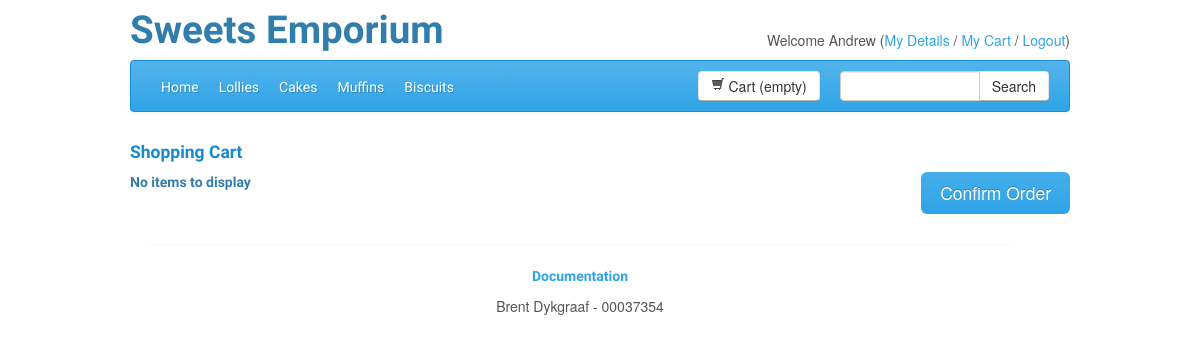
Page /index.php?s=orderview&p=cart (signed in) on the earlier database version.
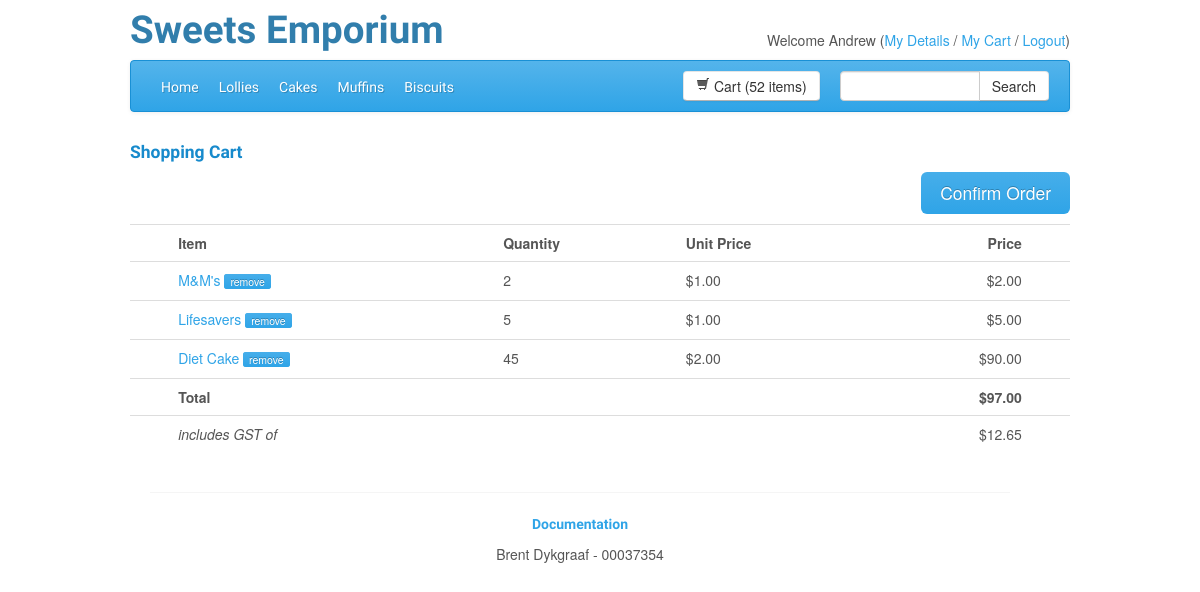
Same page on the later database version.
### tables this page shows
CREATE TABLE IF NOT EXISTS `orderitems` (
  `orderId` int(11) NOT NULL,
  `productId` int(11) NOT NULL,
  `quantity` int(11) NOT NULL,
  `price` decimal(10,2) NOT NULL,
  PRIMARY KEY (`orderId`,`productId`),
  FOREIGN KEY (`orderId`) REFERENCES orders(`orderId`),
  FOREIGN KEY (`productId`) REFERENCES products(`productId`)
);

CREATE TABLE IF NOT EXISTS `products` (
  `productId` int(11) NOT NULL AUTO_INCREMENT,
  `categoryId` int(11) NOT NULL,
  `name` text NOT NULL,
  `description` longtext NOT NULL,
  `weight` int(11) NOT NULL,
  `stock` int(11) NOT NULL,
  `price` decimal(10,2) NOT NULL,
  PRIMARY KEY (`productId`),
  FOREIGN KEY (`categoryId`) REFERENCES categories(`categoryId`)
);

### index.php (called while the page is built, shortened)
<?php
$viewData = array();
include 'application/includes/startup.php';
$layout = new Layout($viewData);
$layout->display();
?>

### application/src/Order.php (called while the page is built, shortened)
<?php
class Order {
	private $orderID;
	private $userID;
	private $itemList;
	private $dbConnection;
	public function __construct($orderID, $dbConnection){
		$this->orderID = $orderID;
		$this->dbConnection = $dbConnection;
		$this->getItemList();
	}
	public function save(){
		if ($this->orderID){
			$query = "UPDATE orders SET `orderId`='".mysqli_real_escape_string($this->dbConnection, $this->getOrderID());
			$query .= "',`userId`='".mysqli_real_escape_string($this->dbConnection, $this->getUserID());
			$query .= "',`deliveryDate`='".mysqli_real_escape_string($this->dbConnection, $this->getDeliveryDate());
			$query .= "',`status`='".mysqli_real_escape_string($this->dbConnection, $this->getStatus());
			$query .= "' WHERE `orderId`='".mysqli_real_escape_string($this->dbConnection, $this->getOrderID())."'";
			return (mysqli_query($this->dbConnection, $query)) ? $this->getOrderID() : "failure";
		} else {
			if ($this->getUserID()){
				$query = "SELECT orderId FROM orders WHERE userId='".mysqli_real_escape_string($this->dbConnection, $this->getUserID())."' AND status='Pending'";
				$result = mysqli_query($this->dbConnection, $query);
				if ($result->num_rows > 0){
					$row = $result->fetch_row();
					$this->orderID = $row[0];
					return $this->orderID;
				} else {
					$query = "INSERT INTO orders (`userId`,`status`) VALUES ('".mysqli_real_escape_string($this->dbConnection, $this->userID)."','Pending')";
					if (mysqli_query($this->dbConnection, $query)){
						$this->orderID = mysqli_insert_id($this->dbConnection);
						return $this->orderID;
					} else {
						return "failure";
					}
				}
			}
		}
	}
	public function getNumberOfItems(){
		$total = 0;
		foreach($this->getItemList() as $lineItem){
			$total += $lineItem->getQuantity();
		}
		return $total;
	}
	public function getTotalCost(){
		$total = 0;
		foreach($this->getItemList() as $lineItem){
			$total += $lineItem->getQuantity()*$lineItem->getPrice();
		}
		return $total;
	}
	public function getGST(){
		return $this->getTotalCost()/(1+self::GST_RATE)*self::GST_RATE;
	}
	public function getOrderID(){
		return $this->orderID;
	}
	public function getUserID(){
		return $this->userID;
	}
	public function setUserID($userID){
		$this->userID = $userID;
	}
	public function getItemList(){
		if (!$this->itemList){
			$list = array();
			$query = "SELECT * FROM orderitems WHERE orderId='".mysqli_real_escape_string($this->dbConnection, $this->orderID)."'";
			$result = mysqli_query($this->dbConnection, $query);
			while ($row = $result->fetch_assoc()) {
				$list[] = new OrderItem($row["orderId"], $row["productId"], $this->dbConnection);
			}
			$this->itemList = $list;
		}
		return $this->itemList;
	}
}

### application/src/User.php (called while the page is built, shortened)
<?php
class User {
	private $userID;
	private $dbConnection;
	public function __construct($userID, $dbConnection){
		$this->userID = $userID;
		$this->dbConnection = $dbConnection;
	}
	public function getCart(){
		$query = "SELECT orderId FROM orders WHERE userId='".mysqli_real_escape_string($this->dbConnection, $this->getUserID())."' AND status='Pending'";
		$result = mysqli_query($this->dbConnection, $query);
		$row = $result->fetch_row();
		return $row[0];
	}
	public function getUserID(){
		return $this->userID;
	}
}

### application/includes/startup.php (called while the page is built, shortened)
<?php
include 'application/src/Layout.php';
include 'application/src/Order.php';
include 'application/src/OrderItem.php';
include 'application/src/User.php';
$db = new Database();
$dbConnection = $db->getDbConnection();
if(isset($_SESSION["userID"])){
	$viewData["user"] = new User($_SESSION["userID"], $dbConnection);
} else {
	$viewData["user"] = null;
}
if(isset($_SESSION["cartID"])){
	$viewData["cart"] = new Order($_SESSION["cartID"], $dbConnection);
	if ($viewData["user"]){
		$viewData["cart"]->setUserID($viewData["user"]->getUserID());
		$viewData["cart"]->save();
	}
} else {
	if($viewData["user"]){
		if ($viewData["user"]->getCart()){
			$_SESSION["cartID"] = $viewData["user"]->getCart();
		} else {
			$viewData["cart"] = new Order(null, $dbConnection);
			$viewData["cart"]->setUserID($viewData["user"]->getUserID());
			$viewData["cart"]->save();
			$_SESSION["cartID"] = $viewData["cart"]->getOrderID();
		}
	} else {
		$viewData["cart"] = null;
	}
}

### application/src/OrderItem.php (called while the page is built, shortened)
<?php
class OrderItem {
	private $orderID;
	private $productID;
	private $productName;
	private $quantity;
	private $price;
	private $dbConnection;
	public function __construct($orderID, $productID, $dbConnection){
		$this->orderID = $orderID;
		$this->productID = $productID;
		$this->dbConnection = $dbConnection;
	}
	public function getProductId(){
		return $this->productID;
	}
	public function getProductName(){
		if (!$this->productName){
			$query = "SELECT name FROM products WHERE productId='".mysqli_real_escape_string($this->dbConnection, $this->productID)."'";
			$result = mysqli_query($this->dbConnection, $query);
			$row = $result->fetch_row();
			$this->productName = $row[0];
		}
		return $this->productName;
	}
	public function getQuantity(){
		if ($this->quantity === null){
			$query = "SELECT quantity FROM orderitems WHERE orderId='".mysqli_real_escape_string($this->dbConnection, $this->orderID);
			$query .= "' AND productId='".mysqli_real_escape_string($this->dbConnection, $this->productID)."'";
			$result = mysqli_query($this->dbConnection, $query);
			$row = $result->fetch_row();
			$this->quantity = $row[0];
		}
		return $this->quantity;
	}
	public function getPrice(){
		if (!$this->price){
			$query = "SELECT price FROM orderitems WHERE orderId='".mysqli_real_escape_string($this->dbConnection, $this->orderID);
			$query .= "' AND productId='".mysqli_real_escape_string($this->dbConnection, $this->productID)."'";
			$result = mysqli_query($this->dbConnection, $query);
			$row = $result->fetch_row();
			$this->price = $row[0];
		}
		return $this->price;
	}
}

### application/templates/pages/orderview.phtml (the view)
<div class="container" id="mainContainer">
	<?php if ($page=="cart"){
		$order = $cart;
		?>
		<h4 class="text-info">Shopping Cart</h4>
		<?php if($user){ ?>
			<a href="index.php?s=confirmOrder" class="btn-large btn-primary catButton">Confirm Order</a>
		<?php } else { ?>
			<a href="index.php?s=login" class="btn-large btn-primary catButton">Login to order</a>
		<?php } ?>
	<?php } else { ?>
		<h4 class="text-info">Order Detail</h4>
	<?php } ?>
	<?php if (!$order || !$order->getItemList()){ ?>
		<h5>No items to display</h5>
	<?php } else { ?>
		<table class="table">
			<tr>
				<th></th>
				<th>Item</th>
				<th>Quantity</th>
				<th>Unit Price</th>
				<th class="price">Price</th>
				<th></th>
			</tr>
			<?php
			foreach ($order->getItemList() as $orderItem){
			?>
			<tr>
				<td></td>
				<td><a href="index.php?s=product&amp;p=<?php echo $orderItem->getProductId(); ?>"><?php echo $orderItem->getProductName(); ?></a>
				<a href="index.php?s=removeItem&amp;p=<?php echo $orderItem->getProductId(); ?>" class="btn-mini btn-primary">remove</a>
				</td>
				<?php
				$qty = $orderItem->getQuantity();
				$prc = $orderItem->getPrice();
				?>
				<td><?php echo $qty; ?></td>
				<td><?php echo '$'.number_format($prc, 2); ?></td>
				<td class="price"><?php echo '$'.number_format($qty*$prc, 2); ?></td>
				<td></td>
			</tr>
			<?php
			}
			?>
			<tr>
				<td></td>
				<td colspan="3" ><b>Total</b></td>
				<td class="price"><?php echo '<b>$'.number_format($order->getTotalCost(), 2).'</b>'; ?></td>
				<td></td>
			</tr>
			<tr>
				<td></td>
				<td colspan="3"><i>includes GST of</i></td>
				<td class="price"><?php echo '$'.number_format($order->getGST(), 2); ?></td>
				<td></td>
			</tr>
		</table>
	<?php } ?>
</div>

### application/templates/layout/header.phtml (shortened to what the changed rows need)
<div class="row">
	<div class="header-title span7">
		<h1>Sweets Emporium</h1>
	</div>
</div>
<div class="navbar">
	<div class="navbar-inner">
	<ul class="nav">
		<li <?php if($screen=="home"){echo 'class="active"';}?>><a href="index.php">Home</a></li>
		<li <?php if($screen=="category" && $page=="1"){echo 'class="active"';}?>><a href="index.php?s=category&amp;p=1">Lollies</a></li>
		<li <?php if($screen=="category" && $page=="2"){echo 'class="active"';}?>><a href="index.php?s=category&amp;p=2">Cakes</a></li>
		<li <?php if($screen=="category" && $page=="3"){echo 'class="active"';}?>><a href="index.php?s=category&amp;p=3">Muffins</a></li>
		<li <?php if($screen=="category" && $page=="4"){echo 'class="active"';}?>><a href="index.php?s=category&amp;p=4">Biscuits</a></li>
	</ul>
	<div class="input-append searchbox">
		<input class="span2" id="searchBox" type="text">
		<button class="btn" type="button" id="searchButton">Search</button>
	</div>
	<?php
	$numItems = "empty";
	if ($cart){
		$num = $cart->getNumberOfItems();
		if ($num == 1){
			$numItems = "1 item";
		} elseif ($num > 1){
			$numItems = $num." items";
		}
	}
	 ?>
	<a href="index.php?s=orderview&amp;p=cart" id="cartHeader" class="btn btn cartbox"><i class="icon-shopping-cart"></i> Cart (<?php echo $numItems; ?>)</a>
	</div>
</div>

Differences in the rows shown:
added orderitems: productId.name "M&M's", quantity "2", price "1.00", $qty*$prc "2.00"
added orderitems: productId.name "Lifesavers", quantity "5", price "1.00", $qty*$prc "5.00"
added orderitems: productId.name "Diet Cake", quantity "45", price "2.00", $qty*$prc "90.00"
Other differences:
$numItems: "empty" → "52 items"
$order->getTotalCost(): (not shown) → "97.00"
$order->getGST(): (not shown) → "12.65"
text no longer shown: "No items to display"
text now shown: "Item Quantity Unit Price Price Total $ includes GST of $"
